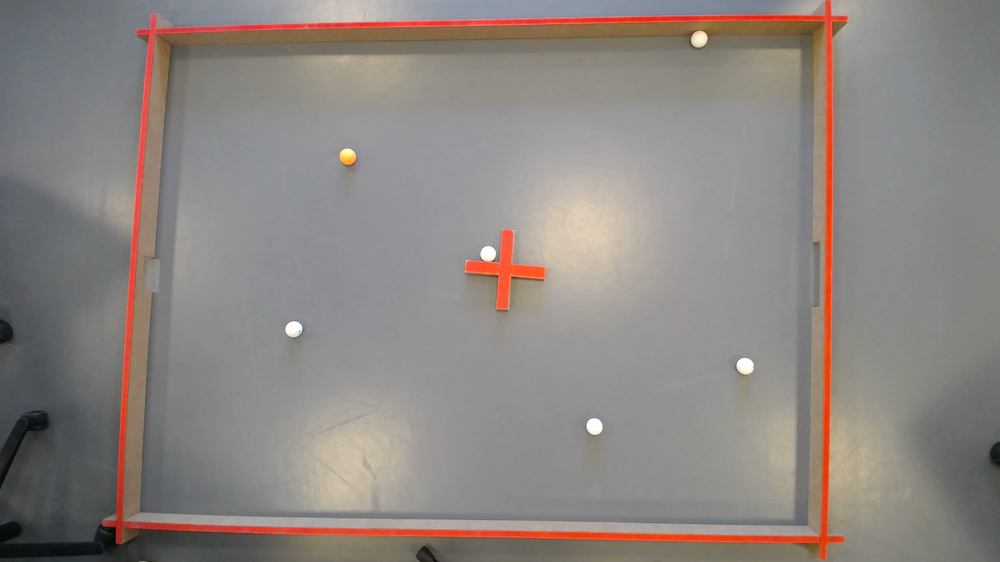
#> input picture images/capture.png, 1000 x 562 px, shrunk from 1920 x 1080 before the run
$ python -i neutralizeImage.py   (imports and definitions only)
#> lines starting #> are read from the running program, lines starting #| are printed output that depends on the picture
#> further down, picture is the input picture: shape (562, 1000, 3); mean B, G, R 129.6, 133.9, 140.7
import cv2
import numpy as np

clahe = cv2.createCLAHE(clipLimit=1.2, tileGridSize=(8, 8))

def auto_white_balance(frame):
    lab = cv2.cvtColor(frame, cv2.COLOR_BGR2LAB).astype("float32")
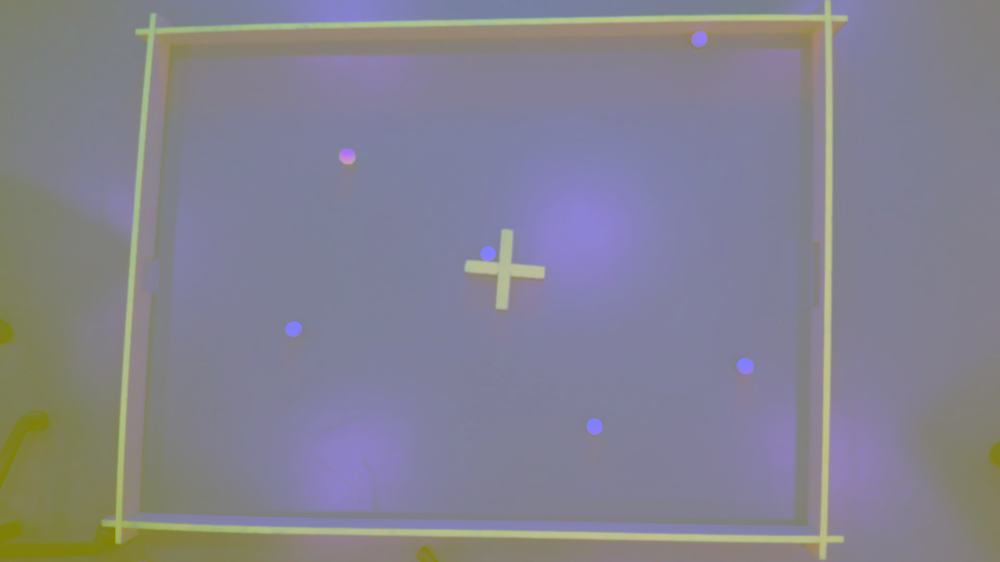
#> lab: shape (562, 1000, 3) float32; mean B, G, R 144, 130.2, 131.6
    l, a, b = cv2.split(lab)
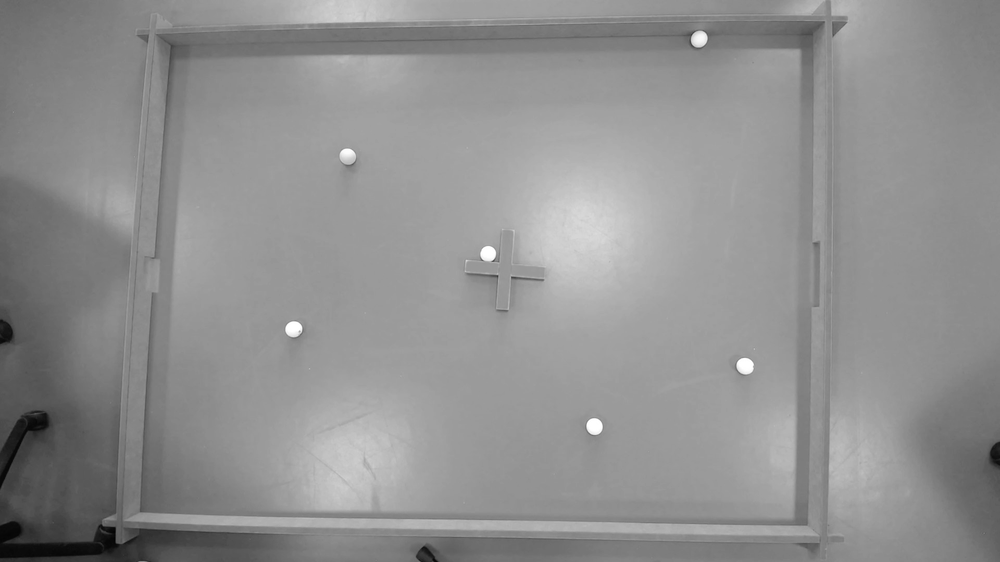
#> l: shape (562, 1000) float32; min 2, max 255, mean 144.1
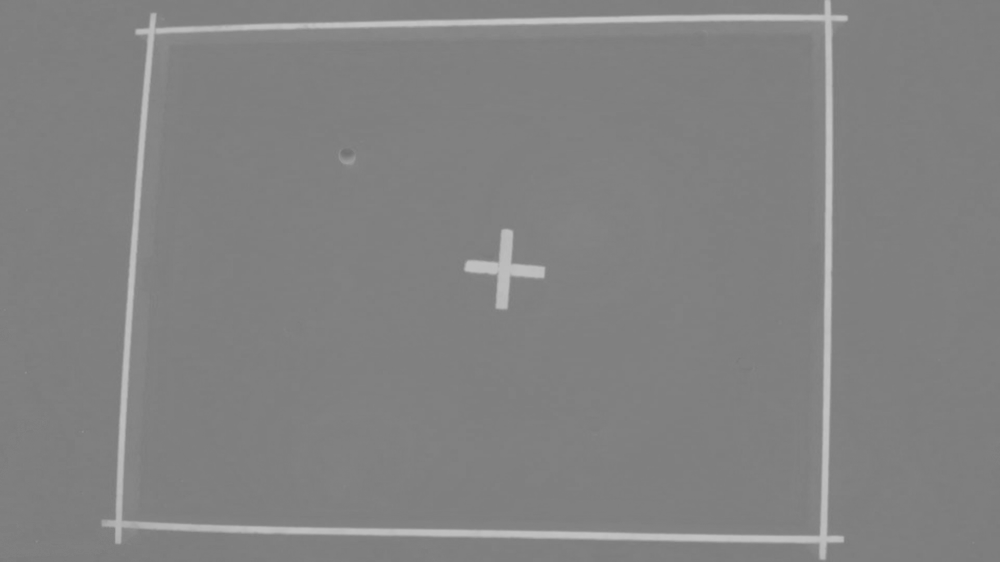
#> a: shape (562, 1000) float32; min 114, max 199, mean 130
    a -= (a.mean() - 128)
    b -= (b.mean() - 128)
    lab = np.clip(cv2.merge([l, a, b]), 0, 255).astype("uint8")
    return cv2.cvtColor(lab, cv2.COLOR_LAB2BGR)

def normalize_frame(frame):
    # 1. Auto white balance
    frame = auto_white_balance(frame)

    # 2. CLAHE on lightness only
    lab = cv2.cvtColor(frame, cv2.COLOR_BGR2LAB)
#> lab: shape (562, 1000, 3); mean of channels 0, 1, 2 144.1, 127, 127.6
    l, a, b = cv2.split(lab)
    l = clahe.apply(l)
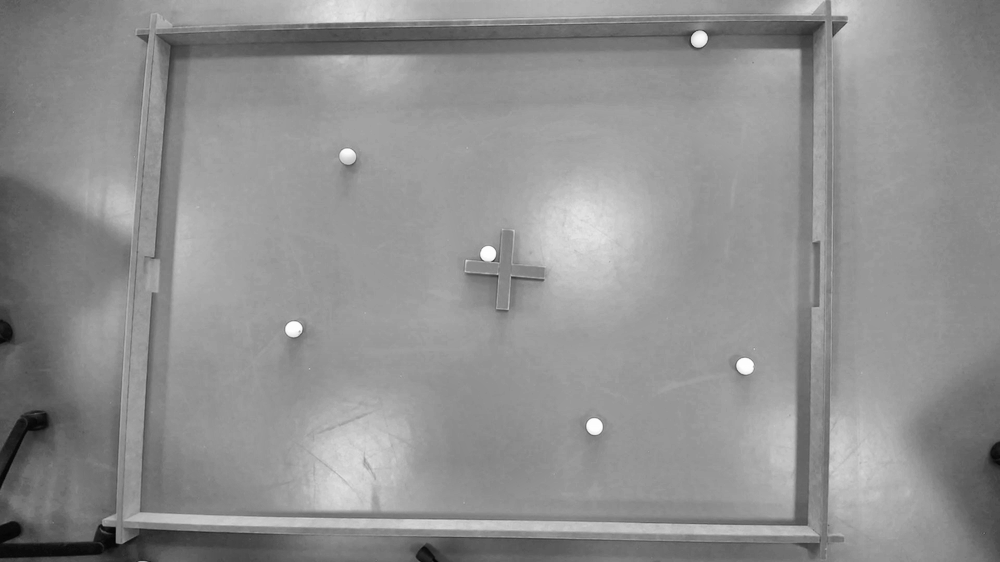
#> l: shape (562, 1000); min 1, max 254, mean 144.2
    frame = cv2.cvtColor(cv2.merge([l, a, b]), cv2.COLOR_LAB2BGR)

    # 3. Boost saturation so HSV color masks hit more reliably
    hsv = cv2.cvtColor(frame, cv2.COLOR_BGR2HSV).astype("float32")
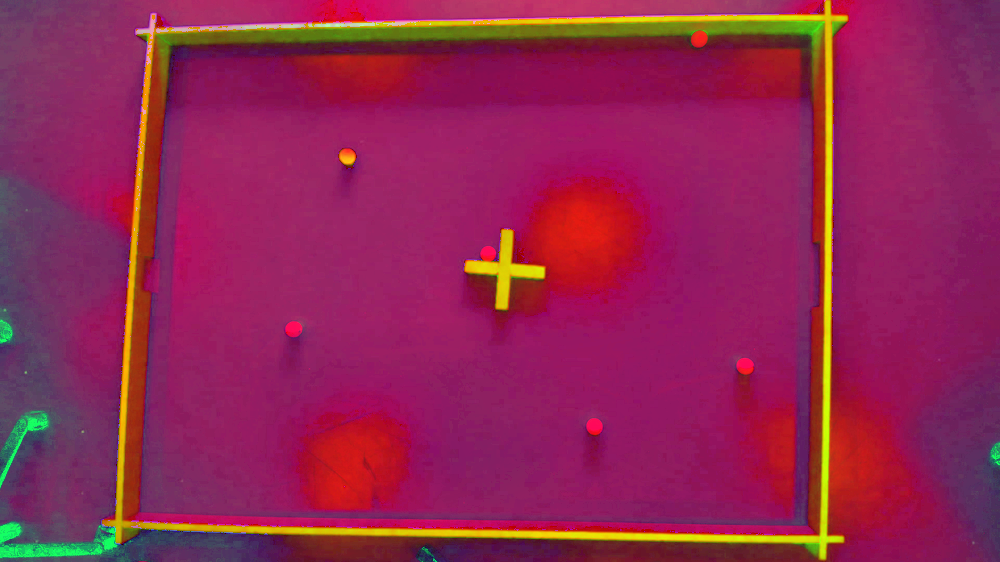
#> hsv: shape (562, 1000, 3) float32; mean B, G, R 83.2, 37.9, 145.5
    hsv[:, :, 1] = np.clip(hsv[:, :, 1] * 1.4, 0, 255)  # boost saturation
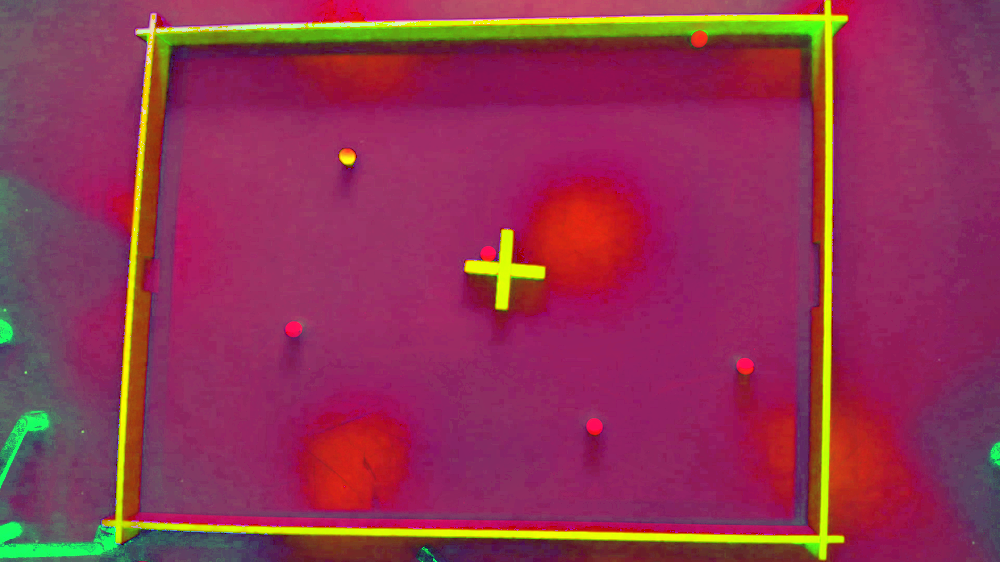
#> hsv: shape (562, 1000, 3) float32; mean B, G, R 83.2, 52, 145.5
    frame = cv2.cvtColor(hsv.astype("uint8"), cv2.COLOR_HSV2BGR)
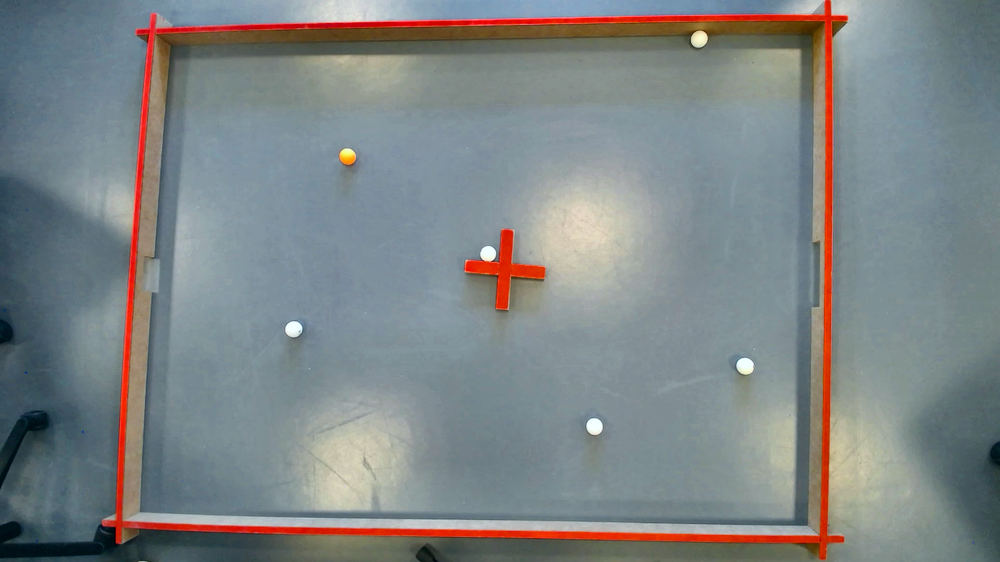
#> frame: shape (562, 1000, 3); mean B, G, R 133.8, 132.7, 126.3

    return frame

>>> import cv2
>>> picture = cv2.imread('../../images/capture.png')
>>> result = normalize_frame(picture)

$ run again, on images/capture1.png
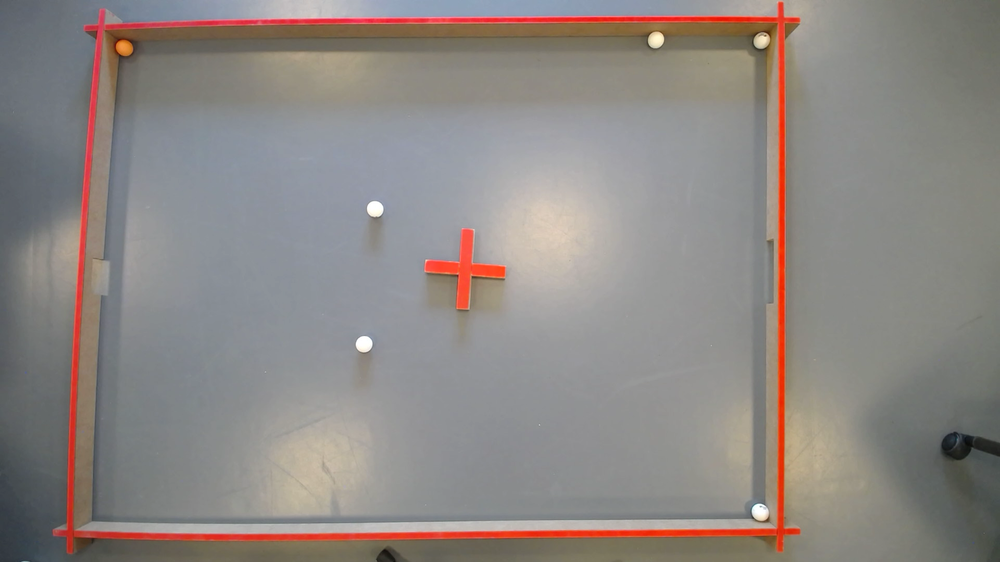
#> input picture images/capture1.png, 1000 x 562 px, shrunk from 1920 x 1080 before the run
#> picture is the input picture: shape (562, 1000, 3); mean B, G, R 131.9, 135.3, 141.3
#> in normalize_frame, `hsv[:, :, 1] = np.clip(hsv[:, :, 1] * 1.4, 0, 255)`:
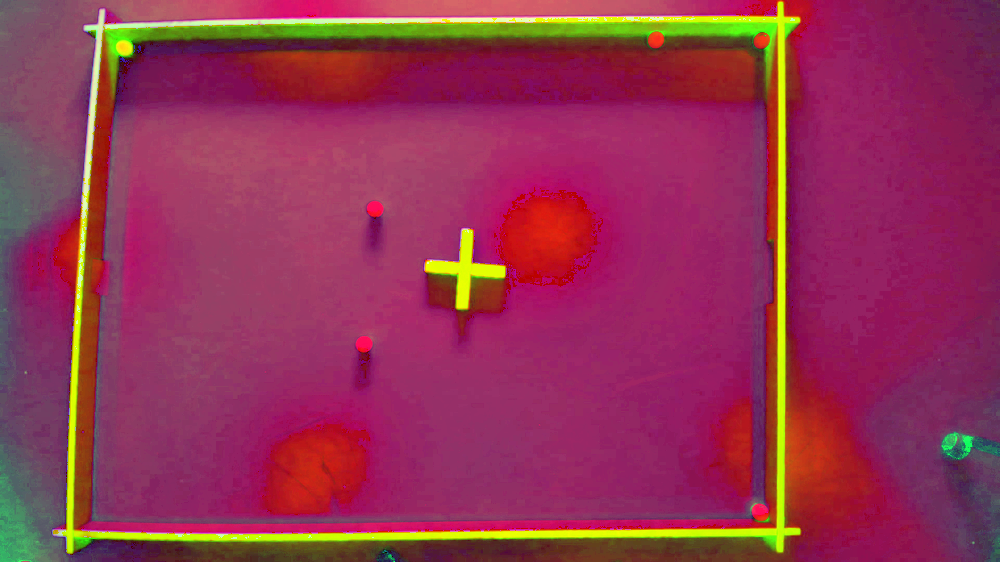
#> hsv: shape (562, 1000, 3) float32; mean B, G, R 83.4, 51.8, 146.9
#> in normalize_frame, `frame = cv2.cvtColor(hsv.astype("uint8"), cv2.COLOR_HSV2BGR)`:
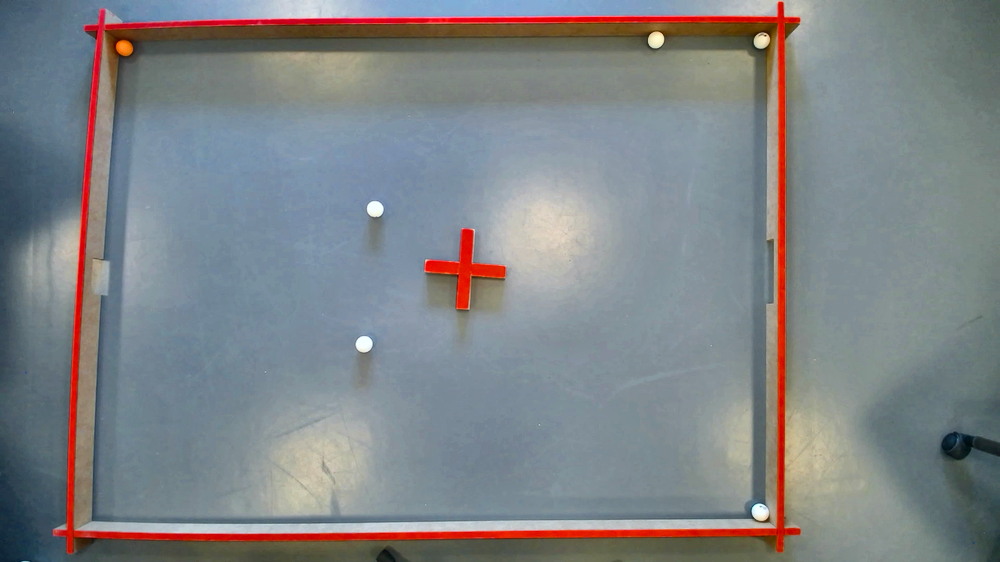
#> frame: shape (562, 1000, 3); mean B, G, R 135, 131.9, 127.4

$ run again, on images/capture10.png
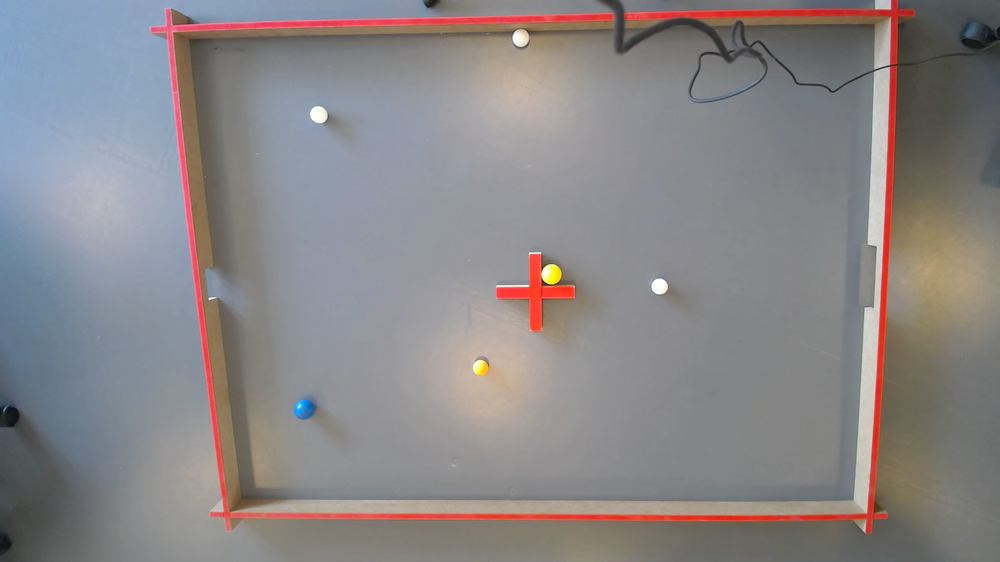
#> input picture images/capture10.png, 1000 x 562 px, shrunk from 1920 x 1080 before the run
#> picture is the input picture: shape (562, 1000, 3); mean B, G, R 135.4, 133.9, 137.7
#> in normalize_frame, `hsv[:, :, 1] = np.clip(hsv[:, :, 1] * 1.4, 0, 255)`:
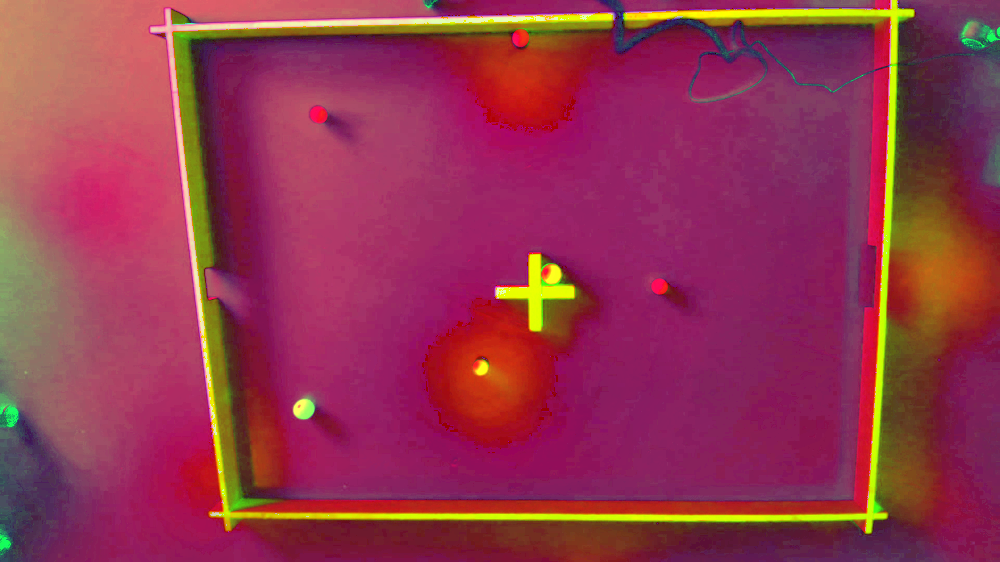
#> hsv: shape (562, 1000, 3) float32; mean B, G, R 79.3, 54.3, 147.7
#> in normalize_frame, `frame = cv2.cvtColor(hsv.astype("uint8"), cv2.COLOR_HSV2BGR)`:
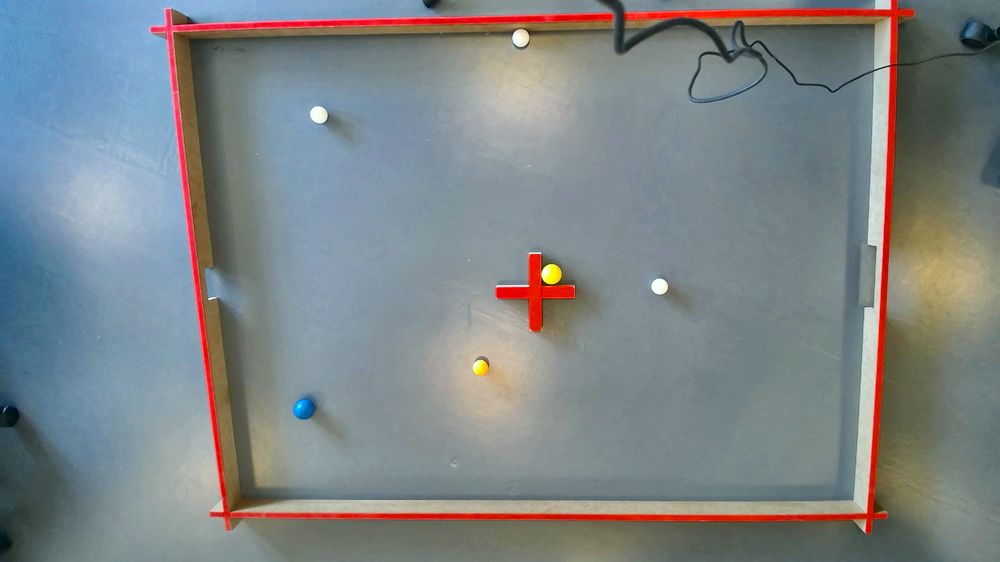
#> frame: shape (562, 1000, 3); mean B, G, R 134.7, 132.6, 125.9
